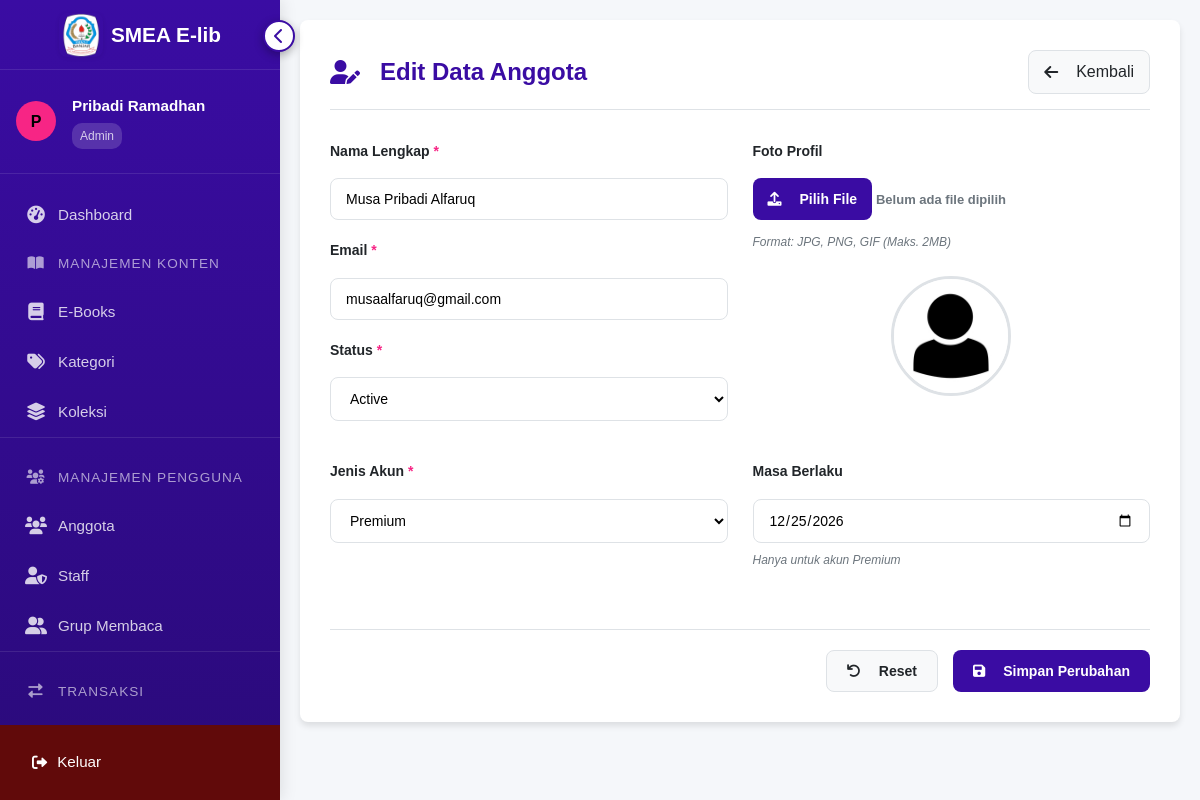
/admin/anggota/edit_anggota.php?id=1 (signed in), run on the app's committed database.
### tables this page shows
CREATE TABLE `users` (
  `id` int(11) NOT NULL,
  `username` varchar(50) NOT NULL,
  `email` varchar(100) DEFAULT NULL,
  `full_name` varchar(100) DEFAULT NULL,
  `profile_pic` varchar(255) DEFAULT 'default.jpg',
  `password` varchar(255) NOT NULL,
  `role` enum('admin','staff','member') DEFAULT 'member',
  `admin_id` int(11) DEFAULT NULL,
  `last_login` datetime DEFAULT NULL,
  `created_at` timestamp NULL DEFAULT CURRENT_TIMESTAMP,
  `updated_at` timestamp NULL DEFAULT CURRENT_TIMESTAMP ON UPDATE CURRENT_TIMESTAMP,
  `is_deleted` tinyint(1) DEFAULT '0',
  `deleted_at` datetime DEFAULT NULL
);

CREATE TABLE `anggota` (
  `MemberID` int(11) NOT NULL,
  `Nama` varchar(100) NOT NULL,
  `Email` varchar(100) NOT NULL,
  `Password` varchar(255) NOT NULL,
  `FotoProfil` varchar(255) DEFAULT 'default.jpg',
  `TanggalBergabung` date NOT NULL,
  `Status` enum('Active','Suspended','Banned') DEFAULT 'Active',
  `MasaBerlaku` date DEFAULT NULL COMMENT 'Tanggal expire membership',
  `JenisAkun` enum('Free','Premium') DEFAULT 'Free',
  `TerakhirLogin` datetime DEFAULT NULL,
  `is_deleted` tinyint(1) DEFAULT '0',
  `deleted_at` datetime DEFAULT NULL
);

### admin/anggota/edit_anggota.php (the view, shortened to what this page needs)
<?php
require_once '../../config.php';
$member = null;
if (isset($_GET['id'])) {
    $member_id = (int)$_GET['id'];
    $query = "SELECT * FROM anggota WHERE MemberID = ?";
    $stmt = mysqli_prepare($conn, $query);
    mysqli_stmt_bind_param($stmt, "i", $member_id);
    mysqli_stmt_execute($stmt);
    $result = mysqli_stmt_get_result($stmt);
    $member = mysqli_fetch_assoc($result);
} else {
    $error = 'ID Anggota tidak valid!';
}
?>
<?php include '../../views/header.php'; ?>
<div class="form-container">
    <div class="form-header">
        <h1><i class="fas fa-user-edit"></i> Edit Data Anggota</h1>
        <a href="anggota_admin.php" class="back-button">
            <i class="fas fa-arrow-left"></i> Kembali
        </a>
    </div>
    <?php if ($member): ?>
    <form method="POST" enctype="multipart/form-data" class="member-form">
        <div class="form-grid">
            <div class="form-column">
                <div class="form-group">
                    <label for="nama">Nama Lengkap <span class="required">*</span></label>
                    <input type="text" id="nama" name="nama" value="<?= htmlspecialchars($member['Nama']) ?>" required>
                </div>
                <div class="form-group">
                    <label for="email">Email <span class="required">*</span></label>
                    <input type="email" id="email" name="email" value="<?= htmlspecialchars($member['Email']) ?>" required>
                </div>
                <div class="form-group">
                    <label for="status">Status <span class="required">*</span></label>
                    <select id="status" name="status" required>
                        <option value="Active" <?= $member['Status'] === 'Active' ? 'selected' : '' ?>>Active</option>
                    </select>
                </div>
            </div>
            <div class="form-column">
                <div class="form-group">
                    <label for="foto_profil">Foto Profil</label>
                    <div class="file-upload">
                        <label class="file-label">
                            <span class="file-button"><i class="fas fa-upload"></i> Pilih File</span>
                            <span class="file-name">Belum ada file dipilih</span>
                        </label>
                        <small class="hint">Format: JPG, PNG, GIF (Maks. 2MB)</small>
                    </div>
                    <div class="image-preview">
                        <img id="previewFoto" src="../../uploads/profiles/<?= htmlspecialchars($member['FotoProfil']) ?>" alt="Preview Foto Profil">
                    </div>
                </div>
            </div>
        </div>
        <div class="form-row">
            <div class="form-group">
                <label for="jenis_akun">Jenis Akun <span class="required">*</span></label>
                <select id="jenis_akun" name="jenis_akun" required>
                    <option value="Premium" <?= $member['JenisAkun'] === 'Premium' ? 'selected' : '' ?>>Premium</option>
                </select>
            </div>
            <div class="form-group" id="masa_berlaku_group">
                <label for="masa_berlaku">Masa Berlaku</label>
                <input type="date" id="masa_berlaku" name="masa_berlaku" value="<?= htmlspecialchars($member['MasaBerlaku']) ?>">
                <small class="hint">Hanya untuk akun Premium</small>
            </div>
        </div>
        <div class="form-actions">
            <button type="reset" class="reset-button">
                <i class="fas fa-undo"></i> Reset
            </button>
            <button type="submit" class="submit-button">
                <i class="fas fa-save"></i> Simpan Perubahan
            </button>
        </div>
    </form>
    <?php endif; ?>
</div>
<?php include '../../views/footer.php'; ?>

### views/sidebar_admin.php (shortened to what this page needs)
<?php
require_once(__DIR__ . '/../config.php');
$username = $_SESSION['username'];
$query = "SELECT u.full_name, u.id, a.Nama as admin_name
          FROM users u
          LEFT JOIN admin a ON u.admin_id = a.AdminID
          WHERE u.username = ?";
$stmt = mysqli_prepare($conn, $query);
mysqli_stmt_bind_param($stmt, "s", $username);
mysqli_stmt_execute($stmt);
$result = mysqli_stmt_get_result($stmt);
$user_data = mysqli_fetch_assoc($result);
$display_name = $user_data['admin_name'] ?? $user_data['full_name'] ?? $username;
$current_page = basename($_SERVER['PHP_SELF']);
?>
<aside class="sidebar">
    <div class="sidebar-header">
        <a href="<?php echo ($current_page == 'dashboard_admin.php') ? '../index.php' : '../../index.php'; ?>" class="sidebar-logo-link">
            <img src="/library/assets/logo/logo-smea.png" alt="Logo SMEA" class="sidebar-logo">
            <span class="sidebar-title">SMEA E-lib</span>
        </a>
        <button class="toggle-btn">
            <i class="fas fa-chevron-left"></i>
        </button>
    </div>
    <div class="user-info">
        <div class="avatar">
            <?php echo htmlentities(strtoupper(substr($display_name, 0, 1)), ENT_QUOTES, 'UTF-8'); ?>
        </div>
        <div class="user-details">
            <div class="username"><?php echo htmlentities($display_name, ENT_QUOTES, 'UTF-8'); ?></div>
            <div class="role">Admin</div>
        </div>
    </div>
    <nav class="nav-menu">
        <a href="/library/admin/dashboard_admin.php" class="nav-item <?php echo ($current_page == 'dashboard_admin.php') ? 'active' : ''; ?>">
            <div class="tooltip">
                <i class="fas fa-tachometer-alt"></i>
                <span>Dashboard</span>
            </div>
        </a>
        <div class="menu-section">
            <div class="section-header">
                <div class="tooltip">
                    <i class="fas fa-book-open"></i>
                    <span>Manajemen Konten</span>
                </div>
            </div>
            <a href="/library/admin/buku/buku_admin.php" class="nav-item <?php echo ($current_page == 'buku_admin.php') ? 'active' : ''; ?>">
                <div class="tooltip">
                    <i class="fas fa-book"></i>
                    <span>E-Books</span>
                </div>
            </a>
            <a href="/library/admin/kategori/kategori_admin.php" class="nav-item <?php echo ($current_page == 'kategori_admin.php') ? 'active' : ''; ?>">
                <div class="tooltip">
                    <i class="fas fa-tags"></i>
                    <span>Kategori</span>
                </div>
            </a>
            <a href="/library/admin/koleksi.php" class="nav-item <?php echo ($current_page == 'koleksi.php') ? 'active' : ''; ?>">
                <div class="tooltip">
                    <i class="fas fa-layer-group"></i>
                    <span>Koleksi</span>
                </div>
            </a>
        </div>
        <div class="menu-section">
            <div class="section-header">
                <div class="tooltip">
                    <i class="fas fa-users-cog"></i>
                    <span>Manajemen Pengguna</span>
                </div>
            </div>
            <a href="/library/admin/anggota/anggota_admin.php" class="nav-item <?php echo ($current_page == 'anggota_admin.php') ? 'active' : ''; ?>">
                <div class="tooltip">
                    <i class="fas fa-users"></i>
                    <span>Anggota</span>
                </div>
            </a>
            <a href="/library/admin/staff/staff_admin.php" class="nav-item <?php echo ($current_page == 'staff.php') ? 'active' : ''; ?>">
                <div class="tooltip">
                    <i class="fas fa-user-shield"></i>
                    <span>Staff</span>
                </div>
            </a>
            <a href="/library/admin/grup_membaca.php" class="nav-item <?php echo ($current_page == 'grup_membaca.php') ? 'active' : ''; ?>">
                <div class="tooltip">
                    <i class="fas fa-user-friends"></i>
                    <span>Grup Membaca</span>
                </div>
            </a>
        </div>
        <div class="menu-section">
            <div class="section-header">
                <div class="tooltip">
                    <i class="fas fa-exchange-alt"></i>
                    <span>Transaksi</span>
                </div>
            </div>
            <a href="/library/admin/peminjaman/peminjaman_admin.php" class="nav-item <?php echo ($current_page == 'peminjaman_admin.php') ? 'active' : ''; ?>">
            </a>
        </div>
    </nav>
    <div class="logout-container">
        <a href="/library/auth/proses_logout.php" class="logout-btn">
            <div class="tooltip">
                <i class="fas fa-sign-out-alt"></i>
                <span>Keluar</span>
            </div>
        </a>
    </div>
</aside>

### assets/styles/admin.css (style rules this page uses)
:root { --primary: #3a0ca3; --primary-light: #4361ee; --secondary: #f72585; --light: #f8f9fa; --dark: #212529; --gray: #6c757d; --sidebar-width: 250px; --sidebar-collapsed-width: 80px; --header-height: 70px; }
body { font-family: 'Segoe UI', Tahoma, Geneva, Verdana, sans-serif; margin: 0; padding: 0; background-color: #f5f7fa; color: var(--dark); }
.form-group { margin-bottom: 1.2rem; }
.form-group label { display: block; margin-bottom: 0.5rem; font-weight: 500; color: var(--dark); }

### views/sidebar_admin.php (style rules this page uses)
:root { --primary: #3a0ca3; --primary-light: #4361ee; --secondary: #f72585; --light: #f8f9fa; --dark: #212529; --gray: #6c757d; --sidebar-width: 280px; --sidebar-collapsed-width: 80px; --header-height: 70px; --tooltip-bg: rgba(51, 51, 51, 0.95); }
* { margin: 0; padding: 0; box-sizing: border-box; font-family: 'Poppins', sans-serif; }
.sidebar { width: var(--sidebar-width); background: linear-gradient(180deg, var(--primary) 0%, #2a0a7a 100%); color: white; height: 100vh; position: fixed; transition: all 0.3s ease; z-index: 1000; box-shadow: 2px 0 15px rgba(0, 0, 0, 0.1); display: flex; flex-direction: column; overflow: visible; }
.sidebar-header { height: var(--header-height); padding: 1rem; display: flex; align-items: center; justify-content: center; border-bottom: 1px solid rgba(255, 255, 255, 0.1); position: relative; flex-shrink: 0; gap: 0.8rem; }
.sidebar-logo { width: 44px; height: 44px; object-fit: contain; border-radius: 8px; transition: width 0.3s, height 0.3s; flex-shrink: 0; box-shadow: 0 1px 4px rgba(0, 0, 0, 0.08); }
.sidebar-title { font-size: 1.3rem; white-space: nowrap; opacity: 1; transition: opacity 0.3s, width 0.3s; color: #fff; font-weight: 700; margin-left: 0.5rem; }
.toggle-btn { position: absolute; right: -15px; top: 20px; background: white; border: none; width: 32px; height: 32px; border-radius: 50%; color: var(--primary); font-size: 1rem; cursor: pointer; box-shadow: 0 3px 10px rgba(0, 0, 0, 0.3); display: flex; align-items: center; justify-content: center; transition: all 0.3s ease; z-index: 110; border: 2px solid var(--primary); }
.user-info { padding: 1.5rem 1rem; display: flex; align-items: center; gap: 1rem; border-bottom: 1px solid rgba(255, 255, 255, 0.1); flex-shrink: 0; }
.user-info .avatar { width: 40px; height: 40px; background-color: var(--secondary); border-radius: 50%; display: flex; align-items: center; justify-content: center; font-weight: bold; color: black; flex-shrink: 0; }
.user-info .user-details { white-space: nowrap; overflow: hidden; transition: all 0.3s ease; }
.user-info .username { font-weight: 600; margin-bottom: 0.2rem; font-size: 0.95rem; }
.user-info .role { font-size: 0.75rem; opacity: 0.8; background-color: rgba(255, 255, 255, 0.2); padding: 0.2rem 0.5rem; border-radius: 10px; display: inline-block; }
.nav-menu { flex: 1; overflow-y: auto; padding: 1rem 0; scrollbar-width: none; -ms-overflow-style: none; }
.nav-item { padding: 0.8rem 1.5rem; display: flex; align-items: center; gap: 1rem; color: rgba(255, 255, 255, 0.8); text-decoration: none; transition: all 0.3s ease; white-space: nowrap; font-size: 0.95rem; position: relative; overflow: visible; }
.nav-item i { font-size: 1.1rem; flex-shrink: 0; width: 24px; text-align: center; }
.logout-container { padding: 1rem; flex-shrink: 0; background-color: rgb(97, 10, 10); }
.logout-btn { display: flex; align-items: center; gap: 1rem; color: white; text-decoration: none; padding: 0.6rem 1rem; border-radius: 5px; transition: all 0.3s ease; white-space: nowrap; font-size: 0.95rem; overflow: visible; }
.menu-section { margin-bottom: 1rem; border-bottom: 1px solid rgba(255, 255, 255, 0.1); }
.section-header { padding: 0.8rem 1.5rem; display: flex; align-items: center; gap: 1rem; color: rgba(255, 255, 255, 0.6); font-size: 0.85rem; text-transform: uppercase; letter-spacing: 1px; position: relative; overflow: visible; }
.section-header i { font-size: 0.9rem; width: 24px; text-align: center; }
.tooltip { position: relative; display: inline-flex; align-items: center; justify-content: center; }
.fas { margin-right: 10px; }
.fa-chevron-left { margin-right: 0px; }
.sidebar-logo-link { display: flex; align-items: center; text-decoration: none; color: inherit; }

### data on the page
users: admin.Nama "P", admin.Nama "Pribadi Ramadhan"
anggota: nama "Musa Pribadi Alfaruq", email "musaalfaruq@gmail.com", status "Active", FotoProfil (placeholder picture), jenis_akun "Premium", masa_berlaku "12/25/2026"
